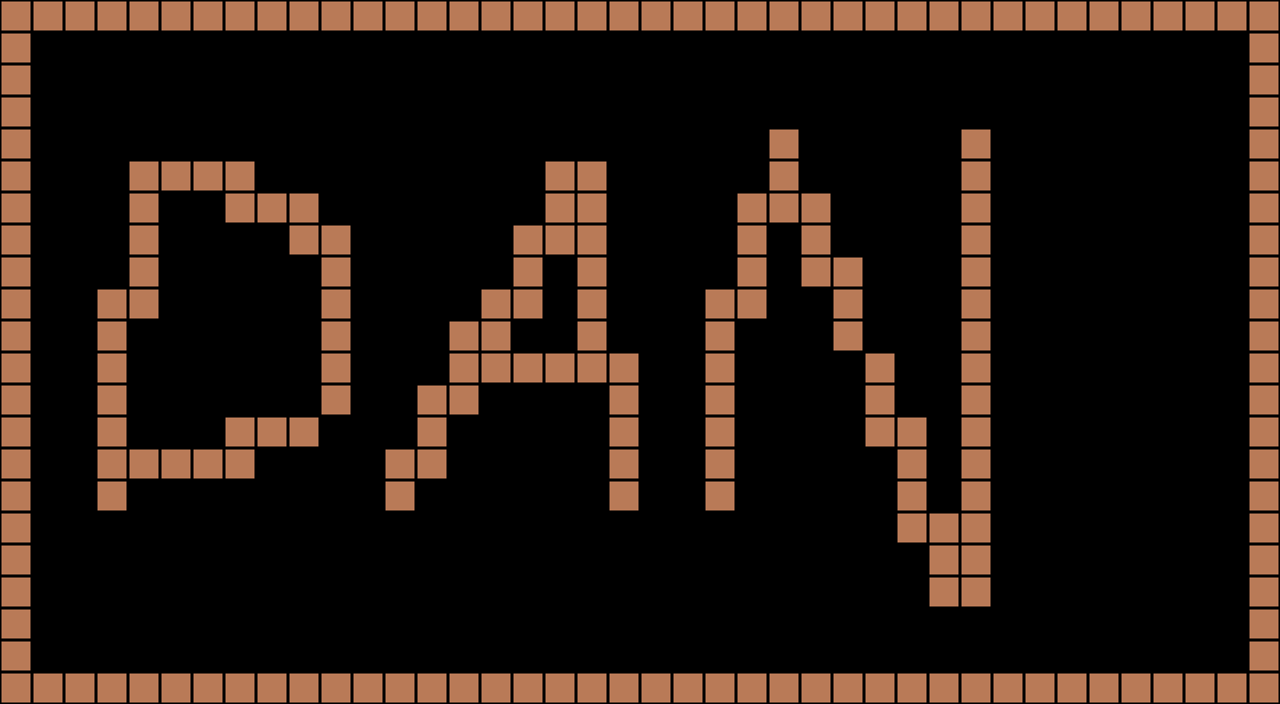

Tiled map render using the project's own tile images. Description and the whole map definition, tile-layer contents included, below:
An orthogonal 40x22 tile map with 32x32 px tiles, 1 tile layer (Tile Layer 1).

<map version="1.0" orientation="orthogonal" renderorder="right-down" width="40" height="22" tilewidth="32" tileheight="32" nextobjectid="1">
 <tileset firstgid="1" name="Tilemap" tilewidth="32" tileheight="32">
  <tile id="0">
   <image width="32" height="32" source="Block1.png" />
  </tile>
 </tileset>
 <layer name="Tile Layer 1" width="40" height="22">
  <data encoding="csv">
1,1,1,1,1,1,1,1,1,1,1,1,1,1,1,1,1,1,1,1,1,1,1,1,1,1,1,1,1,1,1,1,1,1,1,1,1,1,1,1,
1,0,0,0,0,0,0,0,0,0,0,0,0,0,0,0,0,0,0,0,0,0,0,0,0,0,0,0,0,0,0,0,0,0,0,0,0,0,0,1,
1,0,0,0,0,0,0,0,0,0,0,0,0,0,0,0,0,0,0,0,0,0,0,0,0,0,0,0,0,0,0,0,0,0,0,0,0,0,0,1,
1,0,0,0,0,0,0,0,0,0,0,0,0,0,0,0,0,0,0,0,0,0,0,0,0,0,0,0,0,0,0,0,0,0,0,0,0,0,0,1,
1,0,0,0,0,0,0,0,0,0,0,0,0,0,0,0,0,0,0,0,0,0,0,0,1,0,0,0,0,0,1,0,0,0,0,0,0,0,0,1,
1,0,0,0,1,1,1,1,0,0,0,0,0,0,0,0,0,1,1,0,0,0,0,0,1,0,0,0,0,0,1,0,0,0,0,0,0,0,0,1,
1,0,0,0,1,0,0,1,1,1,0,0,0,0,0,0,0,1,1,0,0,0,0,1,1,1,0,0,0,0,1,0,0,0,0,0,0,0,0,1,
1,0,0,0,1,0,0,0,0,1,1,0,0,0,0,0,1,1,1,0,0,0,0,1,0,1,0,0,0,0,1,0,0,0,0,0,0,0,0,1,
1,0,0,0,1,0,0,0,0,0,1,0,0,0,0,0,1,0,1,0,0,0,0,1,0,1,1,0,0,0,1,0,0,0,0,0,0,0,0,1,
1,0,0,1,1,0,0,0,0,0,1,0,0,0,0,1,1,0,1,0,0,0,1,1,0,0,1,0,0,0,1,0,0,0,0,0,0,0,0,1,
1,0,0,1,0,0,0,0,0,0,1,0,0,0,1,1,0,0,1,0,0,0,1,0,0,0,1,0,0,0,1,0,0,0,0,0,0,0,0,1,
1,0,0,1,0,0,0,0,0,0,1,0,0,0,1,1,1,1,1,1,0,0,1,0,0,0,0,1,0,0,1,0,0,0,0,0,0,0,0,1,
1,0,0,1,0,0,0,0,0,0,1,0,0,1,1,0,0,0,0,1,0,0,1,0,0,0,0,1,0,0,1,0,0,0,0,0,0,0,0,1,
1,0,0,1,0,0,0,1,1,1,0,0,0,1,0,0,0,0,0,1,0,0,1,0,0,0,0,1,1,0,1,0,0,0,0,0,0,0,0,1,
1,0,0,1,1,1,1,1,0,0,0,0,1,1,0,0,0,0,0,1,0,0,1,0,0,0,0,0,1,0,1,0,0,0,0,0,0,0,0,1,
1,0,0,1,0,0,0,0,0,0,0,0,1,0,0,0,0,0,0,1,0,0,1,0,0,0,0,0,1,0,1,0,0,0,0,0,0,0,0,1,
1,0,0,0,0,0,0,0,0,0,0,0,0,0,0,0,0,0,0,0,0,0,0,0,0,0,0,0,1,1,1,0,0,0,0,0,0,0,0,1,
1,0,0,0,0,0,0,0,0,0,0,0,0,0,0,0,0,0,0,0,0,0,0,0,0,0,0,0,0,1,1,0,0,0,0,0,0,0,0,1,
1,0,0,0,0,0,0,0,0,0,0,0,0,0,0,0,0,0,0,0,0,0,0,0,0,0,0,0,0,1,1,0,0,0,0,0,0,0,0,1,
1,0,0,0,0,0,0,0,0,0,0,0,0,0,0,0,0,0,0,0,0,0,0,0,0,0,0,0,0,0,0,0,0,0,0,0,0,0,0,1,
1,0,0,0,0,0,0,0,0,0,0,0,0,0,0,0,0,0,0,0,0,0,0,0,0,0,0,0,0,0,0,0,0,0,0,0,0,0,0,1,
1,1,1,1,1,1,1,1,1,1,1,1,1,1,1,1,1,1,1,1,1,1,1,1,1,1,1,1,1,1,1,1,1,1,1,1,1,1,1,1
</data>
 </layer>
</map>